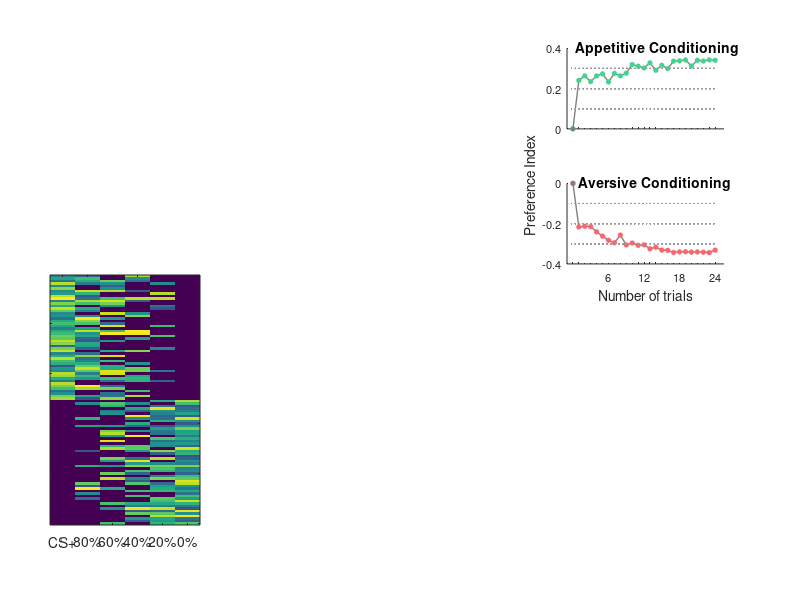

This figure's MATLAB source: (Note: this script raises an error after producing the figure.)
%Author: Magdalena Springer, magdalena.springer@uni-koeln.de
%Figure 2 in Springer et al (2020)

clear
fig = figure('units','centimeter','position',[20,9,16,12]);

load('LearningCurve_PIapp')
load('LearningCurve_PIav')

subplot(4,3,3,'units','centimeter','position',[11.5,9.5,4,2]);
SEM_A = std(PIabsolute1,[],1)/sqrt(size(PIabsolute1,1)); 
plot(mean(PIabsolute1(:,1:25)),'-o','Color',[0.5,0.5,0.5],...
    'LineWidth',1,'MarkerEdgeColor',[0.25 0.83 0.56],...
    'MarkerSize',3,'MarkerFaceColor',[0.25 0.83 0.56]);
hold on
plot(mean(PIabsolute1(:,1)),'o','MarkerEdgeColor',[0.5 0.5 0.5],'MarkerSize',3,'MarkerFaceColor',[0.5 0.5 0.5]);
o=0.1
for i=1:3
    line([0:25],zeros(26)+o,'Color', [0.6 0.6 0.6],'LineStyle',':')
    o=o+0.1
    hold on
end
yvalues = [1:25];
set(gcf,'color','w');
set(gca,'box','off')
set(gca,'XTick',[1 2 3 4 5 6 7 8 9 10 11 12 13 14 15 16 17 18 19 20 21 22 23 24 25],'XTickLabel',{'','', '', '', '', '', '', '', '', '', '', '', '','','','','','','','','','','','',''},'FontSize',10);
set(gca,'YTick',[0 0.2 0.4],'YTickLabel',{'0','0.2','0.4'},'FontSize',8);
xlim([0 26.5])
ylim([0 .4])
text(1.5,0.4,'Appetitive Conditioning','FontSize',10,'FontWeight','bold')

subplot(4,3,6,'units','centimeter','position',[11.5,7,4,2]);
SEM_B = std(PIabsolute2,[],1)/sqrt(size(PIabsolute2,1)); 
plot(mean(PIabsolute2(:,1:25)),'-o','Color',[0.5,0.5,0.5],...
    'LineWidth',1,'MarkerEdgeColor',[1 0.39 0.42],...
    'MarkerSize',3,'MarkerFaceColor',[1 0.39 0.42]);
hold on
plot(mean(PIabsolute2(:,1)),'o','MarkerEdgeColor',[0.5 0.5 0.5],'MarkerSize',3,'MarkerFaceColor',[0.5 0.5 0.5]);
o=-0.1
for i=1:3
    line([0:25],zeros(26)+o,'Color', [0.6 0.6 0.6],'LineStyle',':')
    o=o-0.1
    hold on
end
set(gcf,'color','w');
set(gca,'box','off')
set(gca,'XTick',[1 2 3 4 5 6 7 8 9 10 11 12 13 14 15 16 17 18 19 20 21 22 23 24 25],'XTickLabel',{'','', '', '', '', '', '6', '', '', '', '', '', '12','','','','','','18','','','','','','24'},'FontSize',10);
set(gca,'YTick',[-0.4 -0.2 0],'YTickLabel',{'-0.4','-0.2','0'},'FontSize',8);
xlabel('Number of trials','FontSize',10);
ylabel('                          Preference Index','FontSize',10);
xlim([0 26.5])
ylim([-.4 0])
text(2,0,'Aversive Conditioning','FontSize',10,'FontWeight','bold')
hold off

%create Colormap for Heatmap
r = linspace(1,0,100);
g = linspace(1,0.447,100);
b = linspace(1,0.741,100);
cmap = zeros(100,3);
cmap(1:100,1)=r;
cmap(1:100,2)=g;
cmap(1:100,3)=b;

load('GeneralizationInputPatterns')
load('GeneralizationR_KCpl')
subplot(4,3,[7,10],'units','centimeter','position',[1,1.5,3,5]);
%subplot(1,2,1)
h = imagesc(InputPatterns)%,clims([0 1])),'ColorbarVisible','off','Colormap',cmap);
yticklabels({})
xticks([1:6])
xticklabels({'CS+','80%','60%','40%','20%','0%'})
ax = gca;
ax.FontSize = 8;
xtickangle(45)
annotation('textbox',[0.003,0.95,0.06,0.05],'String','A','EdgeColor','None','FontSize',12,'FontWeight','bold');
ylabel('Projection neurons','FontSize',10)
xlabel('                                        PN pattern overlap','FontSize',10)

subplot(4,3,[8 11],'units','centimeter','position',[5,1.5,3,5]);
i=imagesc(R_KCpl)
colormap(cmap)
yticklabels({})
xticks([1:6])
xticklabels({'CS+','80%','60%','40%','20%','0%'})
ax = gca;
ax.FontSize = 8;
xtickangle(45)
set(gca,'ActivePositionProperty','position')
colorbar('Ticks',[0:.1:1],'Ticklabels',{'0','','','','','','','','','','1'})
set(gca,'ActivePositionProperty','position')
text(8,50,'activation level','Rotation',90,'HorizontalAlignment','center','FontSize',10)
%c.Label.String='activation level'
annotation('textbox',[0.63,0.95,0.06,0.05],'String','B','EdgeColor','None','FontSize',12,'FontWeight','bold');
ylabel('Kenyon cells','FontSize',10)


load('GeneralizationApp')
load('GeneralizationAv')
%h = figure('units','centimeter','position',[18,12,16,21]);%Figure 1 ,
subplot(4,3,9,'units','centimeter','Position',[11.5,3.5,4,2]);
SEM_A = std(A,[],1)/sqrt(size(A,1)); 
boxplot(A(:,1:6),'Colors',[0.25 0.83 0.56;0 0 0;0 0 0;0 0 0;0 0 0;0 0 0],'Widths',0.5)
hold on 
set(gca,'box','off')
set(findobj(gca,'type','line'),'linew',1)
line(0:7,[0,0,0,0,0,0,0,0],'LineStyle',':','Color','black')
text(1,0.45,'Appetitive Conditioning','FontSize',10,'FontWeight','bold')
set(gcf,'color','w');
ylabel('    ','FontSize',10);
set(gca,'XTick',[1 2 3 4 5 6],'XTickLabel',{'', '','','','',''},'FontSize',8);
ylim([-0.1 0.4])
annotation('textbox',[0.003,0.5,0.06,0.05],'String','C','EdgeColor','None','FontSize',12,'FontWeight','bold');
set(gca,'ActivePositionProperty','position')
hold off

subplot(4,3,12,'units','centimeter','Position',[11.5,1,4,2]);
SEM_A = std(E,[],1)/sqrt(size(E,1)); 
boxplot(E,'Colors',[1 0.39 0.42;0 0 0;0 0 0;0 0 0;0 0 0;0 0 0],'Widths',0.5);
hold on
set(gca,'box','off')
set(gca,'ActivePositionProperty','position')
set(findobj(gca,'type','line'),'linew',1)
line(0:7,[0,0,0,0,0,0,0,0],'LineStyle',':','Color','black')
text(1,0.15,'Aversive Conditioning','FontSize',10,'FontWeight','bold')
set(gcf,'color','w');
set(gca,'XTick',[1 2 3 4 5 6],'XTickLabel',{'CS+ ', '80%','60%','40%','20%','0%'},'FontSize',8);
ylabel('                          Preference Index','FontSize',10);
ylim([-0.4 0.1])
annotation('textbox',[0.63,0.46,0.06,0.05],'String','D','EdgeColor','None','FontSize',12,'FontWeight','bold');
set(gca,'ActivePositionProperty','position')
xlabel('PN pattern overlap','Fontsize',10)
hold off

subplot(4,3,[1,2,4,5],'units','centimeter','Position',[0,6.8,10,5]);
imshow('Protocol-short.tiff');

%Save Figure
savefig(fig,'Figure2.fig')
print -depsc2 -painters Figure2.eps